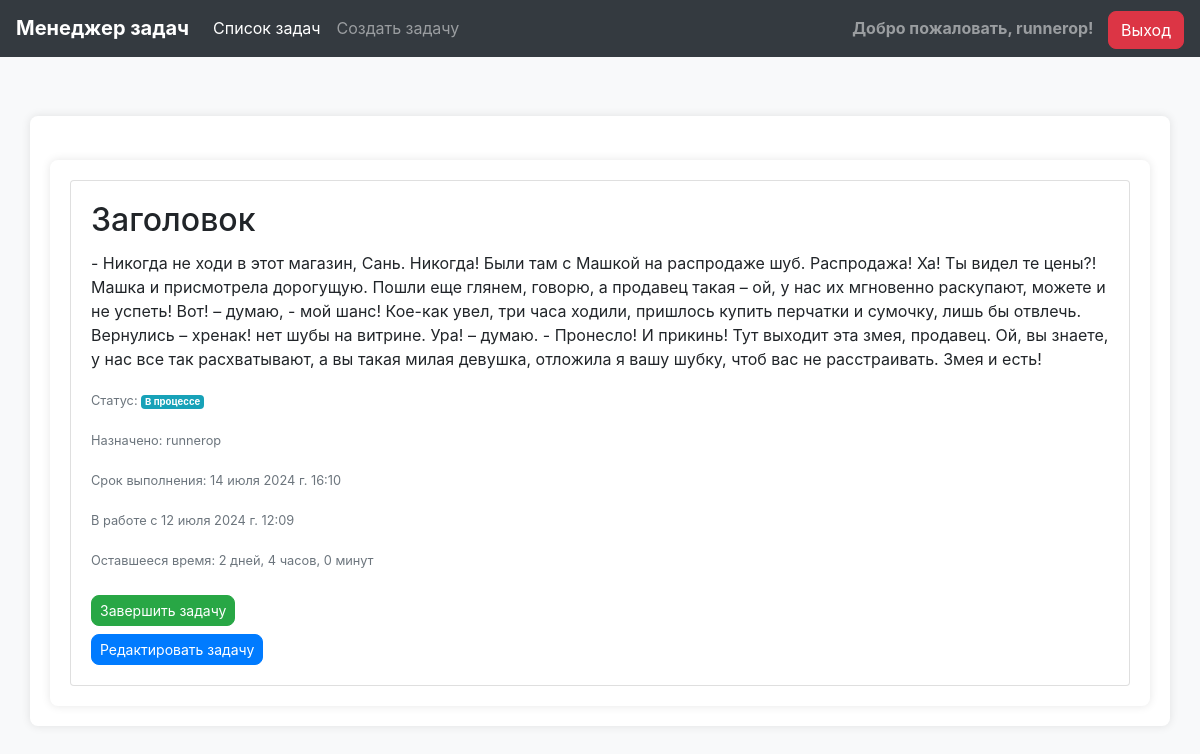
The page /task/29/ (signed in) on the database its author committed.
### tasks/models.py (models this page shows, shortened)
class Task(models.Model):
    STATUS_CHOICES = [
        ('todo', 'К выполнению'),
        ('in_progress', 'В процессе'),
        ('done', 'Завершено')
    ]
    title = models.CharField('Название задачи', max_length=255)
    description = models.TextField('Описание')
    assigned_to = models.ForeignKey(User, verbose_name='Назначено на', on_delete=models.CASCADE)
    due_date = models.DateField('Срок выполнения')
    due_time = models.TimeField('Время выполнения', default='00:00:00')
    status = models.CharField('Статус', max_length=50, choices=STATUS_CHOICES, default='todo')
    completion_time = models.DateTimeField('Время завершения', null=True, blank=True)
    start_time = models.DateTimeField('Время начала работы', null=True, blank=True)
    in_progress_by = models.ForeignKey(User, on_delete=models.SET_NULL, null=True, blank=True, related_name='in_progress_tasks')
    def format_timedelta(self, td):
        days = td.days
        hours, remainder = divmod(td.seconds, 3600)
        minutes, seconds = divmod(remainder, 60)
        if days > 0:
            return f'{days} дней, {hours} часов, {minutes} минут'
        elif hours > 0:
            return f'{hours} часов, {minutes} минут'
        elif minutes > 0:
            return f'{minutes} минут'
        else:
            return f'{seconds} секунд'
    def remaining_time(self):
        if self.status in ['todo', 'in_progress'] and self.due_date and self.due_time:
            now = timezone.localtime(timezone.now(), timezone.get_current_timezone())
            due_datetime = timezone.make_aware(timezone.datetime.combine(self.due_date, self.due_time))
            if self.status == 'todo':
                remaining = due_datetime - now
            elif self.status == 'in_progress':
                remaining = due_datetime - self.start_time
            return self.format_timedelta(remaining)
        return ""

### tasks/views.py (the view)
# urls.py: path('task/<int:pk>/', views.task_detail, name='task_detail'),
@login_required
def task_detail(request, pk):
    task = get_object_or_404(Task, pk=pk)
    if request.method == 'POST' and 'start_working' in request.POST:
        task.start_working(request.user)
        return redirect('task_detail', pk=pk)  # Перенаправляем на страницу деталей задачи
    return render(request, 'tasks/task_detail.html', {'task': task})

### tasks/templates/tasks/task_detail.html (shortened to what this page needs)
{% extends 'base.html' %}
{% block content %}
    <div class="container mt-4">
        <div class="card">
            <div class="card-body">
                <h2 class="card-title">{{ task.title }}</h2>
                <p class="card-text">{{ task.description }}</p>
                <p class="card-text"><small class="text-muted">Статус: <span class="badge badge-info">{{ task.get_status_display }}</span></small></p>
                <p class="card-text"><small class="text-muted">Назначено: {{ task.assigned_to.username }}</small></p>
                <p class="card-text"><small class="text-muted">Срок выполнения: {{ task.due_date }} {{ task.due_time }}</small></p>
                {% if task.status == 'in_progress' %}
                    {% if not task.start_time %}
                        <form method="post" action="{% url 'task_detail' pk=task.pk %}">
                            {% csrf_token %}
                            <button type="submit" name="start_working" class="btn btn-primary btn-sm">Взять в работу</button>
                        </form>
                    {% else %}
                        <p class="card-text"><small class="text-muted">В работе с {{ task.start_time }}</small></p>
                        <p class="card-text"><small class="text-muted">Оставшееся время: {{ task.remaining_time }}</small></p>
                    {% endif %}
                    <form method="post" action="{% url 'task_complete' task.pk %}">
                        <button type="submit" class="btn btn-success btn-sm mt-2">Завершить задачу</button>
                    </form>
                {% elif task.status == 'todo' %}
                    <form method="post" action="{% url 'task_detail' pk=task.pk %}">
                        {% csrf_token %}
                        <button type="submit" name="start_working" class="btn btn-primary btn-sm">Взять в работу</button>
                    </form>
                {% endif %}
                <a href="{% url 'task_edit' task.pk %}" class="btn btn-primary btn-sm mt-2">Редактировать задачу</a>
            </div>
        </div>
    </div>
{% endblock %}

### templates/base.html (shortened to what this page needs)
<!DOCTYPE html>
<html lang="ru">
<head>
    <link rel="stylesheet" href="https://stackpath.bootstrapcdn.com/bootstrap/4.5.2/css/bootstrap.min.css">
</head>
<body>
    <nav class="navbar navbar-expand-md navbar-dark bg-dark fixed-top">
        <a class="navbar-brand" href="#">Менеджер задач</a>
        <div class="collapse navbar-collapse" id="navbarCollapse">
            <ul class="navbar-nav mr-auto">
                <li class="nav-item active">
                    <a class="nav-link" href="{% url 'task_list' %}">Список задач</a>
                </li>
                <li class="nav-item">
                    <a class="nav-link" href="{% url 'task_create' %}">Создать задачу</a>
                </li>
            </ul>
            <ul class="navbar-nav ml-auto">
                {% if user.is_authenticated %}
                    <li class="nav-item">
                        <span class="navbar-text welcome-text">
                            Добро пожаловать, {{ user.username }}!
                        </span>
                        <form action="{% url 'logout' %}" method="post" style="display: inline;">
                            <button type="submit" class="btn btn-danger logout-btn">Выход</button>
                        </form>
                    </li>
                {% endif %}
            </ul>
        </div>
    </nav>
    <main role="main" class="container">
        {% block content %}
        {% endblock %}
    </main>
</body>
</html>

### templates/base.html (style rules this page uses)
body { padding-top: 6rem; background-color: #f8f9fa; }
.navbar { background-color: #343a40; }
.navbar-brand { font-weight: bold; }
.navbar-text { color: #ffffff; font-size: 14px; }
.navbar-nav .nav-link { color: #ffffff; }
.container { background-color: #ffffff; box-shadow: 0 0 10px rgba(0,0,0,0.1); border-radius: 8px; padding: 20px; margin-top: 20px; }
.btn { border-radius: 8px; }
.welcome-text { font-size: 16px; font-weight: bold; margin-right: 10px; }
.logout-btn { background-color: #dc3545; border-color: #dc3545; }

### rows shown on the page
Task: title "Заголовок", description "- Никогда не ходи в этот магазин, Сань. Никогда! Были там с Машкой на распродаже шуб. Распродажа! Ха! Ты видел те цены?! Машка и присмотрела дорогущую. Пошли еще глянем, говорю, а продавец такая – ой, у нас их мгновенно раскупают, можете и не успеть! Вот! – думаю, - мой шанс! Кое-как увел, три часа ходили, пришлось купить перчатки и сумочку, лишь бы отвлечь. Вернулись – хренак! нет шубы на витрине. Ура! – думаю. - Пронесло! И прикинь! Тут выходит эта змея, продавец. Ой, вы знаете, у нас все так расхватывают, а вы такая милая девушка, отложила я вашу шубку, чтоб вас не расстраивать. Змея и есть!", status "В процессе", assigned_to.username "runnerop", due_date "14 июля 2024 г.", due_time "16:10", start_time "12 июля 2024 г. 12:09", remaining_time "2 дней, 4 часов, 0 минут"

### other values the page prints
{{ user.username }} "runnerop"
